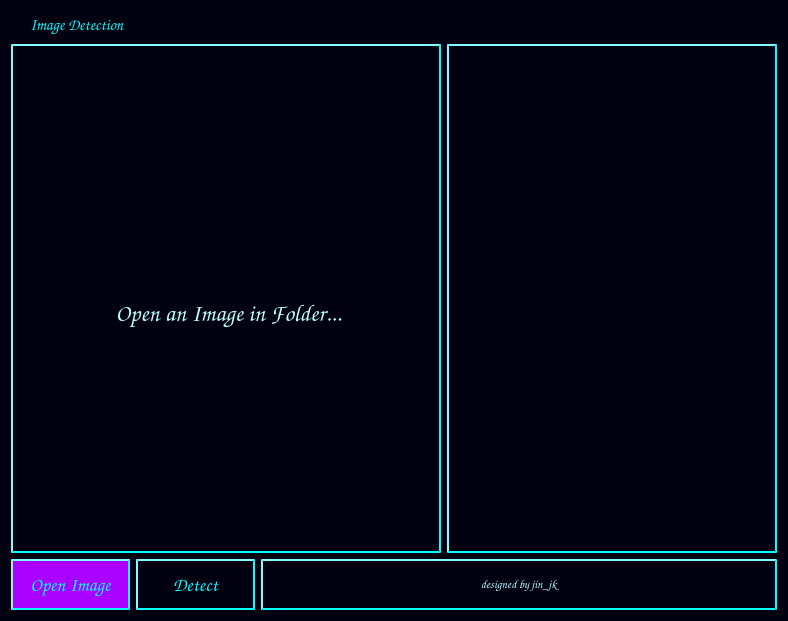
<?xml version="1.0" encoding="UTF-8"?>
<ui version="4.0">
 <class>MainDialog</class>
 <widget class="QDialog" name="MainDialog">
  <property name="geometry">
   <rect>
    <x>0</x>
    <y>0</y>
    <width>788</width>
    <height>621</height>
   </rect>
  </property>
  <property name="windowTitle">
   <string>Dialog</string>
  </property>
  <property name="styleSheet">
   <string notr="true">background-color : rgb(0, 0, 17);</string>
  </property>
  <layout class="QGridLayout" name="gridLayout">
   <item row="0" column="0">
    <widget class="QCheckBox" name="checkBox_label">
     <property name="font">
      <font>
       <family>Comic Sans MS</family>
       <pointsize>12</pointsize>
       <underline>false</underline>
       <strikeout>false</strikeout>
      </font>
     </property>
     <property name="styleSheet">
      <string notr="true">background-color : rgb(0, 0, 17);color : rgb(0, 255, 255);
</string>
     </property>
     <property name="text">
      <string>Image Detection</string>
     </property>
     <property name="shortcut">
      <string>V</string>
     </property>
    </widget>
   </item>
   <item row="1" column="0">
    <layout class="QVBoxLayout" name="verticalLayout">
     <item>
      <layout class="QHBoxLayout" name="horizontalLayout_2">
       <item>
        <widget class="QLabel" name="label">
         <property name="font">
          <font>
           <family>Comic Sans MS</family>
           <pointsize>18</pointsize>
          </font>
         </property>
         <property name="styleSheet">
          <string notr="true">QLabel { background-color : rgb(0, 0, 17); color : rgb(187, 255, 254);
border-style: outset;
border-width: 2px;
border-color: rgb(0, 255, 255);}
</string>
         </property>
         <property name="text">
          <string>&lt;html&gt;&lt;head/&gt;&lt;body&gt;&lt;p align=&quot;center&quot;&gt;&lt;img src=&quot;:/image/icon/glass_icon.jpg&quot;/&gt;&lt;br/&gt;&lt;span style=&quot; font-weight:600;&quot;&gt;Open an Image in Folder...&lt;/span&gt;&lt;/p&gt;&lt;/body&gt;&lt;/html&gt;</string>
         </property>
        </widget>
       </item>
       <item>
        <widget class="QTableWidget" name="label_statistics">
         <property name="sizePolicy">
          <sizepolicy hsizetype="MinimumExpanding" vsizetype="MinimumExpanding">
           <horstretch>0</horstretch>
           <verstretch>0</verstretch>
          </sizepolicy>
         </property>
         <property name="minimumSize">
          <size>
           <width>220</width>
           <height>360</height>
          </size>
         </property>
         <property name="maximumSize">
          <size>
           <width>330</width>
           <height>16777215</height>
          </size>
         </property>
         <property name="font">
          <font>
           <pointsize>10</pointsize>
           <weight>75</weight>
           <bold>true</bold>
          </font>
         </property>
         <property name="focusPolicy">
          <enum>Qt::NoFocus</enum>
         </property>
         <property name="styleSheet">
          <string notr="true">QHeaderView::section {
    background-color: rgb(0, 0, 17);
    color: rgb(255, 187, 0);
    padding-left: 4px;
    border: 2px solid rgb(0, 255, 255);
	font-weight: bold;
}
QTableWidget
{
border-style: outset;
border-width: 2px;
border-color: rgb(0, 255, 255);
color:rgb(187, 255, 254);
gridline-width:2px;
gridline-color: rgb(0, 255, 255);
}

QTableView {
    selection-background-color: qlineargradient(x1: 0, y1: 0, x2: 1.0, y2: 1.0, stop: 0 rgb(34, 0, 85), stop: 1 white);
	selection-color: rgb(0, 255, 0);
}</string>
         </property>
         <property name="frameShape">
          <enum>QFrame::WinPanel</enum>
         </property>
         <property name="frameShadow">
          <enum>QFrame::Plain</enum>
         </property>
         <property name="lineWidth">
          <number>5</number>
         </property>
         <property name="showGrid">
          <bool>true</bool>
         </property>
         <property name="sortingEnabled">
          <bool>false</bool>
         </property>
         <property name="wordWrap">
          <bool>true</bool>
         </property>
         <property name="cornerButtonEnabled">
          <bool>true</bool>
         </property>
         <property name="columnCount">
          <number>2</number>
         </property>
         <attribute name="horizontalHeaderVisible">
          <bool>false</bool>
         </attribute>
         <attribute name="horizontalHeaderHighlightSections">
          <bool>false</bool>
         </attribute>
         <attribute name="horizontalHeaderMinimumSectionSize">
          <number>40</number>
         </attribute>
         <attribute name="horizontalHeaderShowSortIndicator" stdset="0">
          <bool>true</bool>
         </attribute>
         <attribute name="horizontalHeaderStretchLastSection">
          <bool>true</bool>
         </attribute>
         <attribute name="verticalHeaderVisible">
          <bool>false</bool>
         </attribute>
         <attribute name="verticalHeaderHighlightSections">
          <bool>false</bool>
         </attribute>
         <attribute name="verticalHeaderShowSortIndicator" stdset="0">
          <bool>false</bool>
         </attribute>
         <column>
          <property name="text">
           <string>Name</string>
          </property>
         </column>
         <column>
          <property name="text">
           <string>Color</string>
          </property>
         </column>
        </widget>
       </item>
      </layout>
     </item>
     <item>
      <layout class="QHBoxLayout" name="horizontalLayout">
       <item>
        <widget class="QPushButton" name="OpenButton">
         <property name="minimumSize">
          <size>
           <width>111</width>
           <height>51</height>
          </size>
         </property>
         <property name="maximumSize">
          <size>
           <width>119</width>
           <height>51</height>
          </size>
         </property>
         <property name="font">
          <font>
           <family>Comic Sans MS</family>
           <pointsize>14</pointsize>
          </font>
         </property>
         <property name="styleSheet">
          <string notr="true">background-color : rgb(170, 0, 255);color : rgb(0, 255, 255);
border-style: outset;
border-width: 2px;
border-color: rgb(0, 255, 255);</string>
         </property>
         <property name="text">
          <string>Open Image</string>
         </property>
        </widget>
       </item>
       <item>
        <widget class="QPushButton" name="DetectButton">
         <property name="minimumSize">
          <size>
           <width>111</width>
           <height>51</height>
          </size>
         </property>
         <property name="maximumSize">
          <size>
           <width>119</width>
           <height>16777215</height>
          </size>
         </property>
         <property name="font">
          <font>
           <family>Comic Sans MS</family>
           <pointsize>14</pointsize>
          </font>
         </property>
         <property name="styleSheet">
          <string notr="true">background-color : rgb(0, 0, 17);color : rgb(0, 255, 255);
border-style: outset;
border-width: 2px;
border-color: rgb(0, 255, 255);</string>
         </property>
         <property name="text">
          <string>Detect</string>
         </property>
        </widget>
       </item>
       <item>
        <widget class="QLabel" name="label_msg">
         <property name="minimumSize">
          <size>
           <width>0</width>
           <height>51</height>
          </size>
         </property>
         <property name="maximumSize">
          <size>
           <width>16777215</width>
           <height>51</height>
          </size>
         </property>
         <property name="font">
          <font>
           <family>Comic Sans MS</family>
          </font>
         </property>
         <property name="layoutDirection">
          <enum>Qt::LeftToRight</enum>
         </property>
         <property name="styleSheet">
          <string notr="true">QLabel { background-color : rgb(0, 0, 17); color : rgb(187, 255, 254);
border-style: outset;
border-width: 2px;
border-color: rgb(0, 255, 255);}

</string>
         </property>
         <property name="text">
          <string>&lt;html&gt;&lt;head/&gt;&lt;body&gt;&lt;p align=&quot;center&quot;&gt;designed by jin_jk &lt;/p&gt;&lt;/body&gt;&lt;/html&gt;</string>
         </property>
        </widget>
       </item>
      </layout>
     </item>
    </layout>
   </item>
  </layout>
 </widget>
 <resources>
  <include location="sources.qrc"/>
 </resources>
 <connections/>
</ui>
